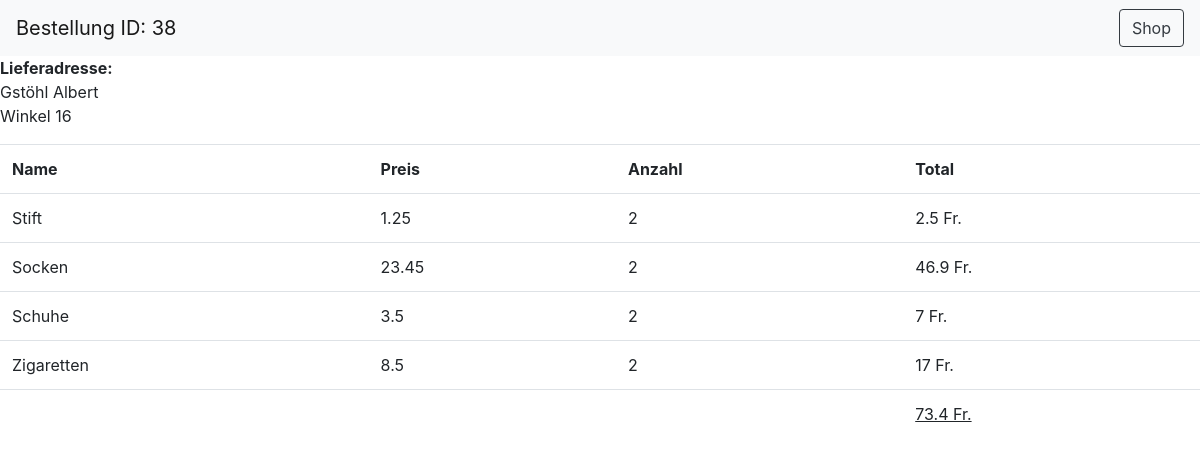
The app's page /onlineshop/bestellung_bestaetigung.php?id=38 with its own data.
### tables this page shows
CREATE TABLE `benutzer` (
  `benutzerID` int(11) NOT NULL,
  `vorname` varchar(30) NOT NULL,
  `nachname` varchar(30) NOT NULL,
  `adresse` varchar(30) NOT NULL,
  `benutzername` varchar(30) NOT NULL,
  `email` varchar(40) NOT NULL,
  `benutzertyp` varchar(30) NOT NULL,
  `passwort` varchar(200) NOT NULL
);

### onlineshop/bestellung_bestaetigung.php (the view, shortened to what this page needs)
<?php
    $id = $_GET["id"];
?>
<!DOCTYPE html>
<html lang="en">
<head>
    <link rel="stylesheet" href="css/bootstrap.min.css">
    <link rel="stylesheet" href="js/bootstrap.min.js">
</head>
<body>
<nav class="navbar navbar-light bg-light justify-content-between">
    <a class="navbar-brand">Bestellung ID: <?php echo $id?></a>
    <div class="float-left">
        <?php
            echo '<a href="shop.php" class="float-left btn btn-outline-dark">Shop</a>';
        ?>
    </div>
</nav>
<?php
    include("dbconnect.php");
    $totalAlle = 0;
    $result = $conn->query("SELECT name, anzahlProdukte, preis FROM bestellung_produkt RIGHT JOIN (produkt, bestellung)
                           ON (produkt.produktID=bestellung_produkt.produktID AND bestellung.bestellungID = bestellung_produkt.bestellungsID) WHERE bestellungsID = $id");
    $kundeID = $conn->query("SELECT * FROM bestellung WHERE bestellungID = $id")->fetch_assoc()['kundeID'];
    $kunde = $conn->query("SELECT * FROM benutzer WHERE benutzerID = $kundeID")->fetch_assoc();
    $kundeAdresse = $kunde['adresse'];
    $kundeVorame = $kunde['vorname'];
    $kundeNachname = $kunde['nachname'];
    echo "<p><strong>Lieferadresse:<br /></strong>$kundeNachname $kundeVorame<br />$kundeAdresse</p>";
    echo "<table class='table'>";
    echo "<tr>";
    echo "<th>Name</th>";
    echo "<th>Preis</th>";
    echo "<th>Anzahl</th>";
    echo "<th>Total</th>";
    echo "</tr>";
    while ($row = $result->fetch_assoc()){
        $name = $row['name'];
        $preis = $row['preis'];
        $anzahl = $row['anzahlProdukte'];
        $total = $anzahl * $preis;
        $totalAlle = $totalAlle + $total;
        echo "<tr>";
        echo "<td>".$name."</td>";
        echo "<td>".$preis."</td>";
        echo "<td>".$anzahl."</td>";
        echo "<td>".$total." Fr.</td>";
        echo "</tr>";
    }
    echo "<tr>";
    echo "<td></td>";
    echo "<td></td>";
    echo "<td></td>";
    echo "<td><u>".$totalAlle." Fr.</u></td>";
    echo "</tr>";
    echo "</table>";
?>
</body>
</html>

### records on screen
benutzer: nachname "Gstöhl", vorname "Albert", adresse "Winkel 16"

### other values on screen
$id "38"
$name "Stift"
$preis "1.25"
$anzahl "2"
$total "2.5"
$name "Socken"
$preis "23.45"
$total "46.9"
$name "Schuhe"
$preis "3.5"
$total "7"
$name "Zigaretten"
$preis "8.5"
$total "17"
$totalAlle "73.4"
